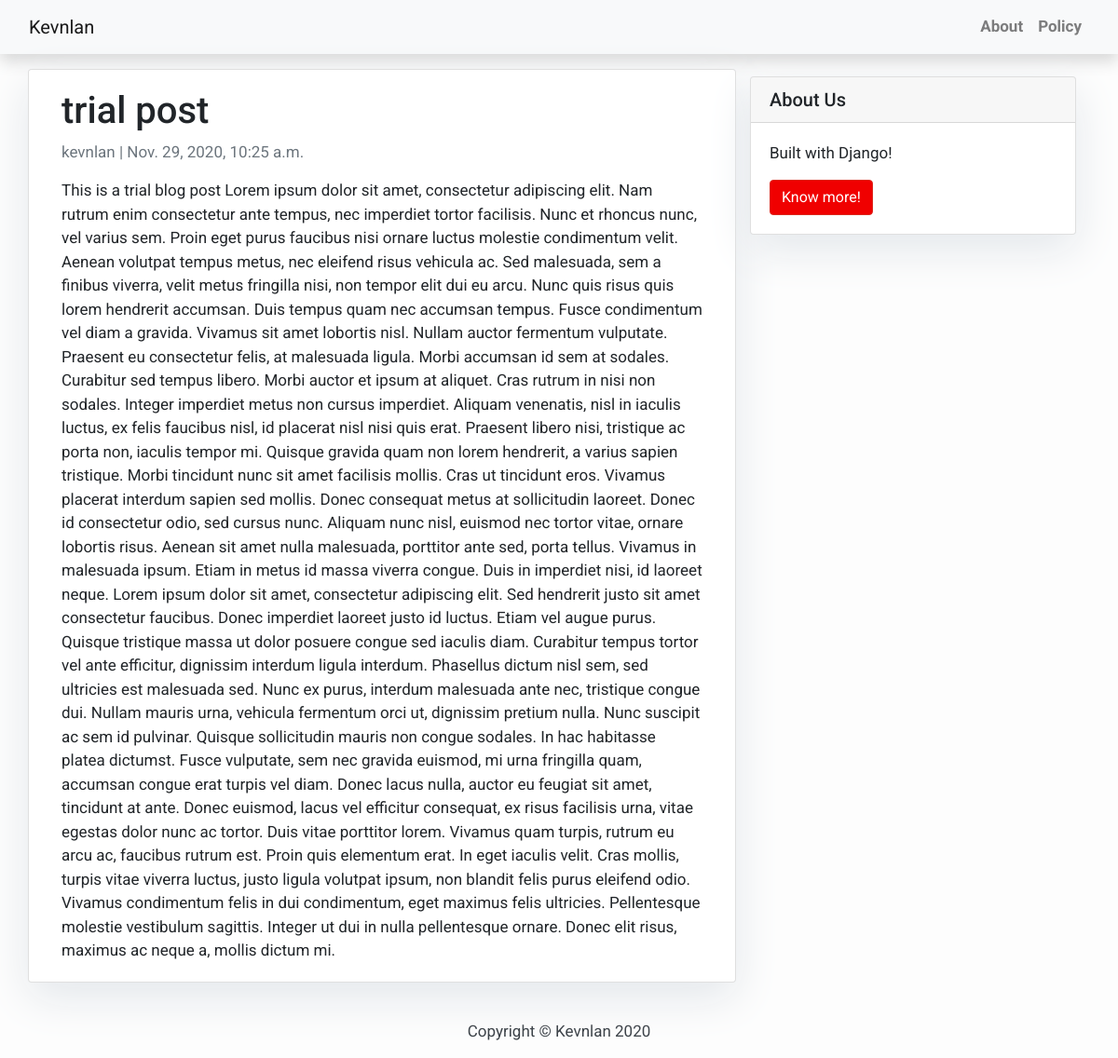
The app's page /trial/ with its own data.
### blog/models.py (models this page shows, shortened)
class Post(models.Model):
    title = models.CharField(max_length=200, unique=True)
    slug = models.SlugField(max_length=200, unique=True)
    author = models.ForeignKey(User, on_delete=models.CASCADE, related_name='blog_posts')
    updated_on = models.DateTimeField(auto_now=True)
    content = models.TextField()
    created_on = models.DateTimeField(auto_now_add=True)
    status = models.IntegerField(choices=STATUS, default=0)
    class Meta:
        ordering = ['-created_on']

### blog/views.py (the view)
# urls.py: path('<slug:slug>/', views.PostDetail.as_view(), name='post_detail'),
class PostDetail(generic.DetailView):
    model = Post
    template_name = 'blog/post_detail.html'

### blog/templates/blog/post_detail.html
{% extends 'blog/base.html' %}
{% block content %}
<div class="container">
    <div class="row">
        <div class="col-md-8 card mb-4 mt-3 left top">
            <div class="card-body">
                <h1>{% block title %} {{ object.title }} {% endblock title %}</h1>
                <p class="text-muted"> {{ post.author }} | {{ post.created_on }} </p>
                <p class="card-text"> {{ object.content }}</p>
            </div>
        </div>
        {% block sidebar %} {% include 'blog/sidebar.html' %} {% endblock sidebar %}
    </div>
</div>
{% endblock content %}

### blog/templates/blog/base.html (style rules this page uses)
body { font-family: "Roboto", sans-serif; font-size: 17px; background-color: #fdfdfd; }

### blog/templates/blog/sidebar.html (style rules this page uses)
.card { box-shadow: 0 16px 48px #E3E7EB; }

### records on screen
Post: title "trial post", author "kevnlan", created_on "Nov. 29, 2020, 10:25 a.m.", content "This is a trial blog post Lorem ipsum dolor sit amet, consectetur adipiscing elit. Nam rutrum enim consectetur ante tempus, nec imperdiet tortor facilisis. Nunc et rhoncus nunc, vel varius sem. Proin eget purus faucibus nisi ornare luctus molestie condimentum velit. Aenean volutpat tempus metus, nec eleifend risus vehicula ac. Sed malesuada, sem a finibus viverra, velit metus fringilla nisi, non tempor elit dui eu arcu. Nunc quis risus quis lorem hendrerit accumsan. Duis tempus quam nec accumsan tempus. Fusce condimentum vel diam a gravida. Vivamus sit amet lobortis nisl. Nullam auctor fermentum vulputate. Praesent eu consectetur felis, at malesuada ligula. Morbi accumsan id sem at sodales.…"
